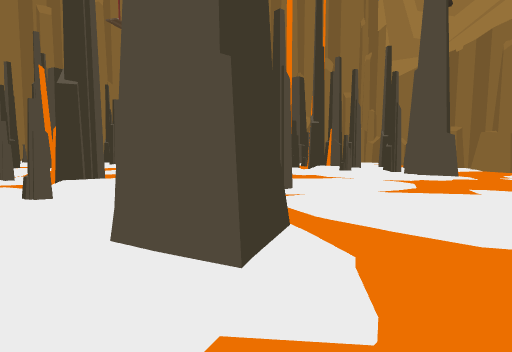
View 1 (above)

23 first-person views from a walk through a 3-D level made in the Unity game engine. The camera is 1.5 m above the floor, tilts 4° down and sees 80° across. Doors are open. The floor is counted in squares, 2 m on a side. Each view is taken from the middle of a square. On the plan, view 1 faces up. The plan holds only what a view shows up to about 10 squares ahead; the rest is blank. The place goes on beyond the plan. The player is left out.

View 2
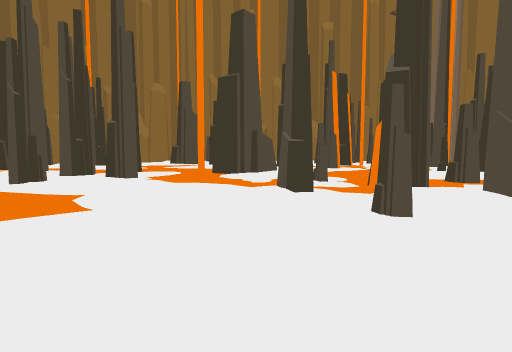

View 3
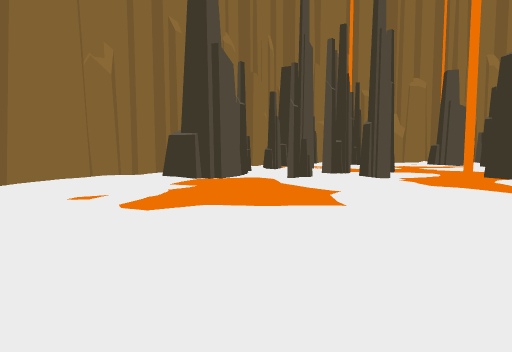

View 4
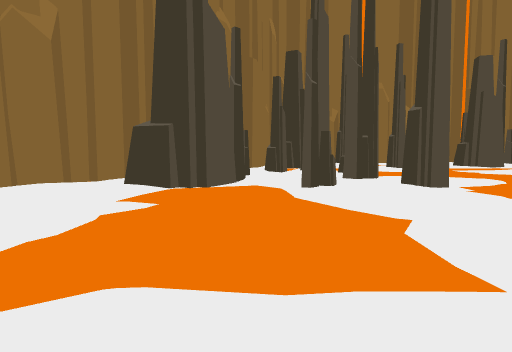

View 5
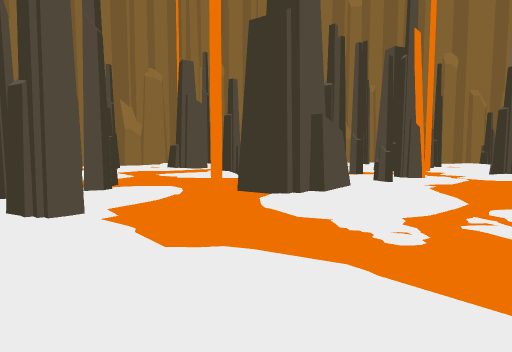

View 6
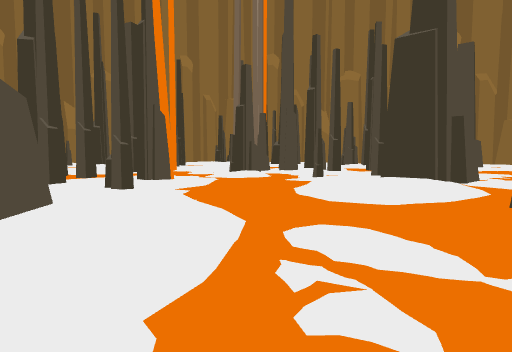

View 7
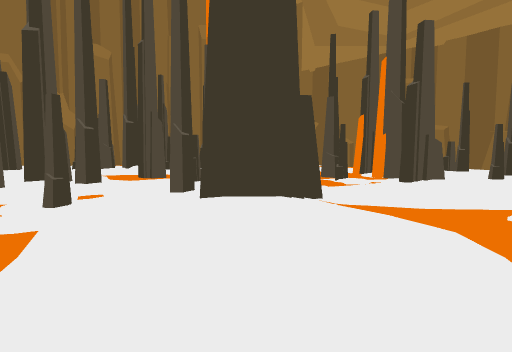

View 8
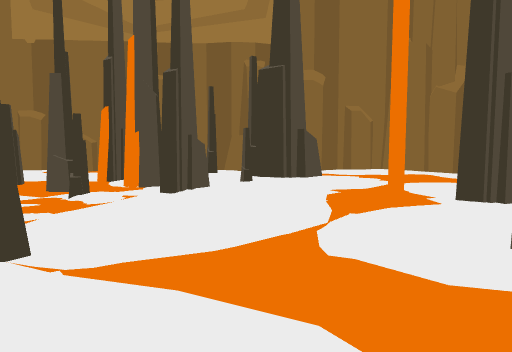

View 9
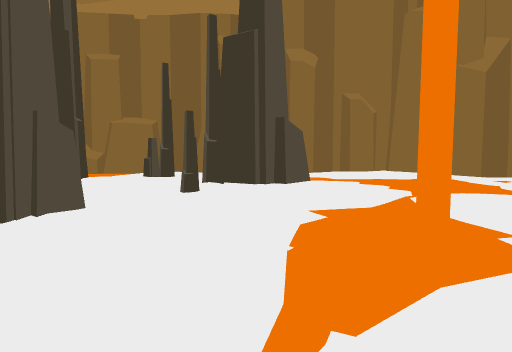

View 10
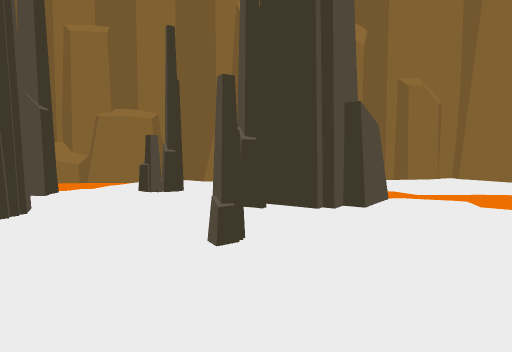

View 11
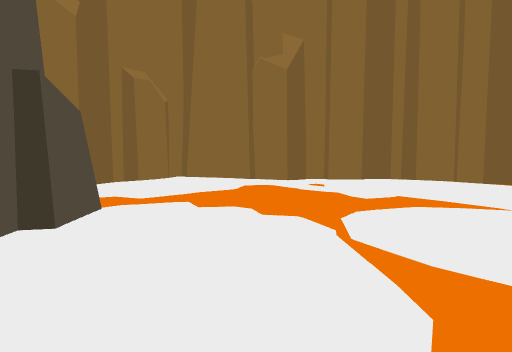

View 12
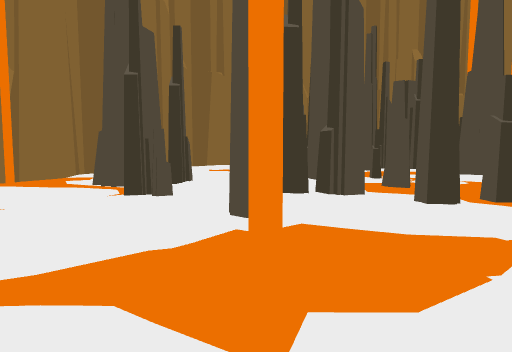

View 13
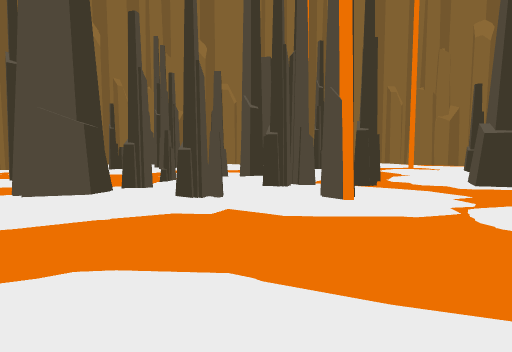

View 14
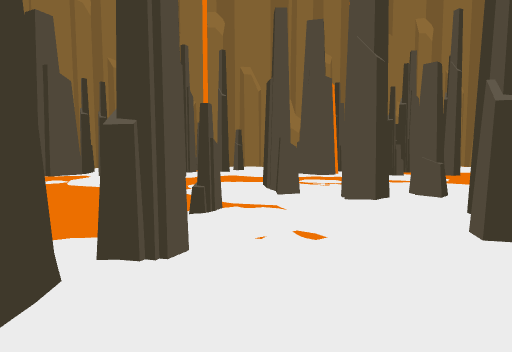

View 15
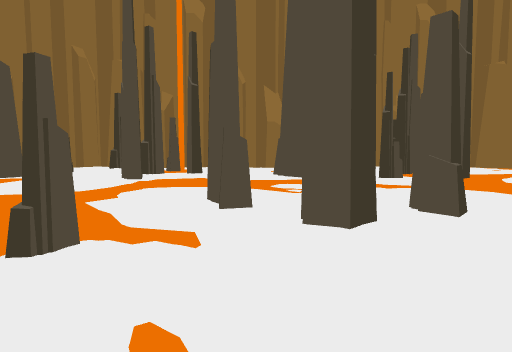

View 16
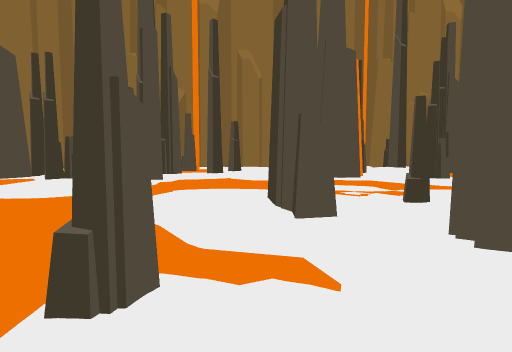

View 17
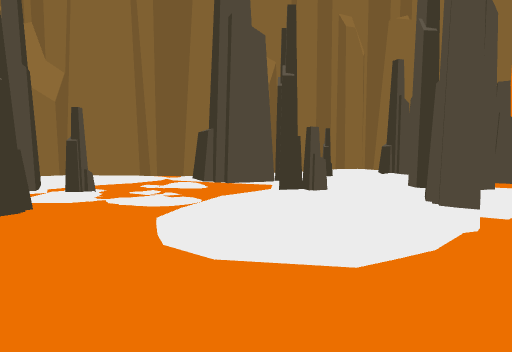

View 18
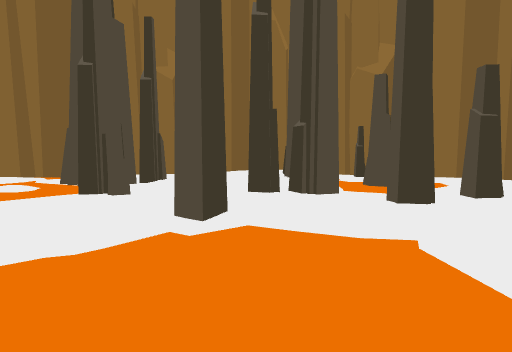

View 19
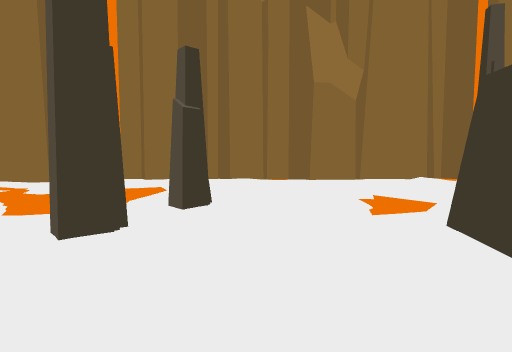

View 20
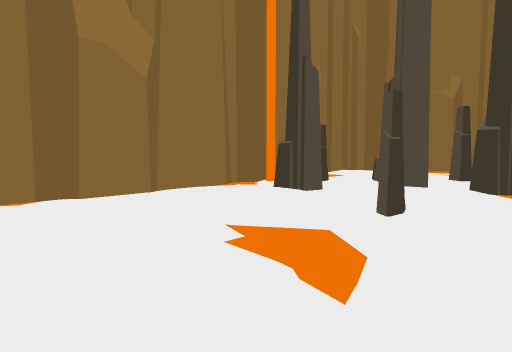

View 21
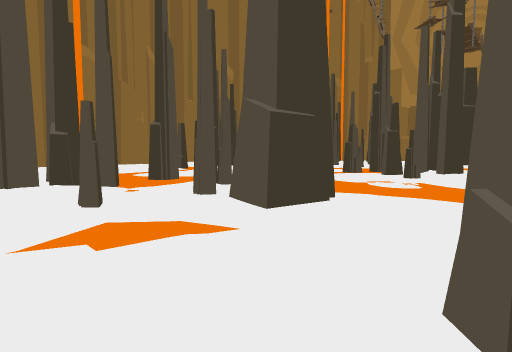

View 22
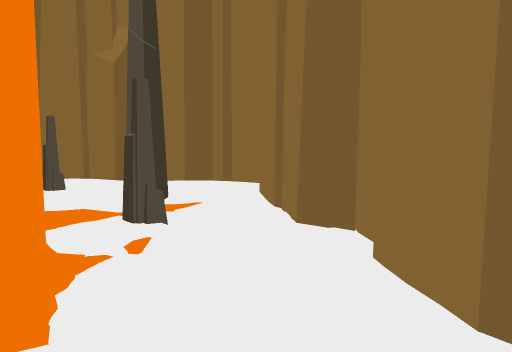

View 23
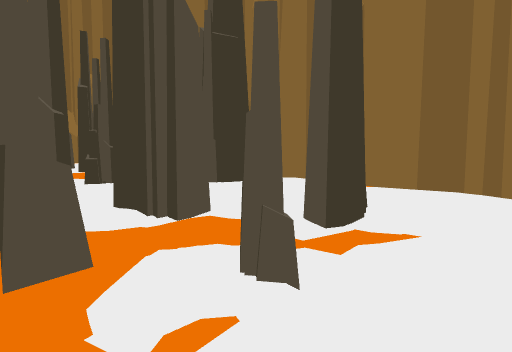

### Floor plan
Key: @ floor where view 1 was taken; # wall or solid block; x gap in a wall; . main floor; : floor 0.25 m higher than the main floor; / step, stairs or slope; O other object.
Columns run from 32 left of view 1 to 12 right of it. Each row starts with its distance up from view 1.
 21   :: .x   ./     .##      :#..
 20   /:O.# .#...    ..#.    #:/..     O.
 19  #O:/#/#.. ...   .....    //..O    ..     .#
 18 ##.:///..O ....  O...../  /..:   ....   ...#
 17 #..#:.........::/.#....//.O.#  ...O./#..#..#
 16 #.//..O:#..../:::....#.....:###..O.#:/:::..#
 15 #......:##.....:O/##.:.....::#...x.///.:O::#
 14 #......:##.....O/#//::.....::..:://........#
 13 #..::...::......./..:O/....:/..::/::O.#
 12 ##:::::......../../..::/........//:::.##
 11  #..::O......../..O/##:/....O#......:..#
 10  #..................##::.........#........
  9  #./OO.#..#.........#.::...O.#..#.........:.#
  8  #.O../##::::........../..O./##::::.........#
  7  #./..//.::::...O...........#/.:O::........:#
  6  #./#.//..O.....  ........#.//..OO.......:###
  5  #.:/.O....../.O #..#...::/:.O.....:.....##
  4   ::::::##./.O/  ##::::.::/:::.##.::::..##
  3   #:::::.##../.    :O::./:/:.:.##./::::##
  2   #####:.#....#  /..O.......:...#.#  ###
  1       ####...:   ..................##
  0          #..::    ##..........  @###
 -1          #####     ##......::
 -2                     #:......
 -3                  #.:::::...
 -4                  ####::::
 -5                     ###/

Positions as (right, up) in squares from view 1, and headings:
1: (0, 0), facing up
2: (-2, 1), facing up-left
3: (-2, 1), facing left
4: (-5, 1), facing left
5: (-7, 4), facing up-left
6: (-8, 7), facing up
7: (-7, 12), facing up-right
8: (-5, 13), facing right
9: (-2, 12), facing right
10: (1, 13), facing right
11: (2, 12), facing down-right
12: (3, 12), facing down-left
13: (-5, 14), facing left
14: (-10, 12), facing left
15: (-12, 13), facing left
16: (-13, 12), facing left
17: (-17, 10), facing down-left
18: (-20, 12), facing down-left
19: (-22, 12), facing left
20: (-25, 12), facing up-left
21: (-28, 11), facing up-right
22: (-30, 11), facing down
23: (-30, 9), facing down-right
